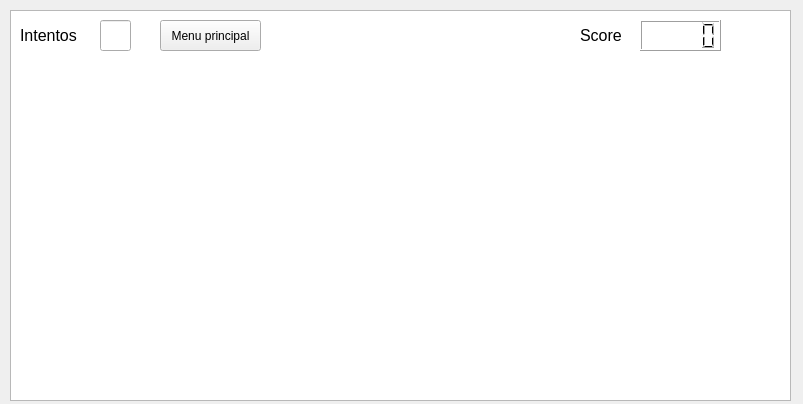
<?xml version="1.0" encoding="UTF-8"?>
<ui version="4.0">
 <class>Nivel</class>
 <widget class="QWidget" name="Nivel">
  <property name="geometry">
   <rect>
    <x>0</x>
    <y>0</y>
    <width>803</width>
    <height>404</height>
   </rect>
  </property>
  <property name="windowTitle">
   <string>Geometry Dash</string>
  </property>
  <widget class="QGraphicsView" name="graphicsView">
   <property name="geometry">
    <rect>
     <x>10</x>
     <y>10</y>
     <width>781</width>
     <height>391</height>
    </rect>
   </property>
  </widget>
  <widget class="QLineEdit" name="lineEdit">
   <property name="geometry">
    <rect>
     <x>100</x>
     <y>20</y>
     <width>31</width>
     <height>31</height>
    </rect>
   </property>
   <property name="readOnly">
    <bool>true</bool>
   </property>
  </widget>
  <widget class="QPushButton" name="pushButton">
   <property name="geometry">
    <rect>
     <x>160</x>
     <y>20</y>
     <width>101</width>
     <height>31</height>
    </rect>
   </property>
   <property name="font">
    <font>
     <family>Tahoma</family>
    </font>
   </property>
   <property name="text">
    <string>Menu principal</string>
   </property>
  </widget>
  <widget class="QLCDNumber" name="lcdNumber">
   <property name="geometry">
    <rect>
     <x>640</x>
     <y>20</y>
     <width>81</width>
     <height>31</height>
    </rect>
   </property>
  </widget>
  <widget class="QLabel" name="label_2">
   <property name="geometry">
    <rect>
     <x>580</x>
     <y>20</y>
     <width>71</width>
     <height>31</height>
    </rect>
   </property>
   <property name="font">
    <font>
     <family>Tahoma</family>
     <pointsize>12</pointsize>
    </font>
   </property>
   <property name="text">
    <string>Score</string>
   </property>
  </widget>
  <widget class="QLabel" name="label">
   <property name="geometry">
    <rect>
     <x>20</x>
     <y>20</y>
     <width>61</width>
     <height>31</height>
    </rect>
   </property>
   <property name="font">
    <font>
     <family>Tahoma</family>
     <pointsize>12</pointsize>
    </font>
   </property>
   <property name="text">
    <string>Intentos</string>
   </property>
  </widget>
 </widget>
 <resources/>
 <connections/>
</ui>
